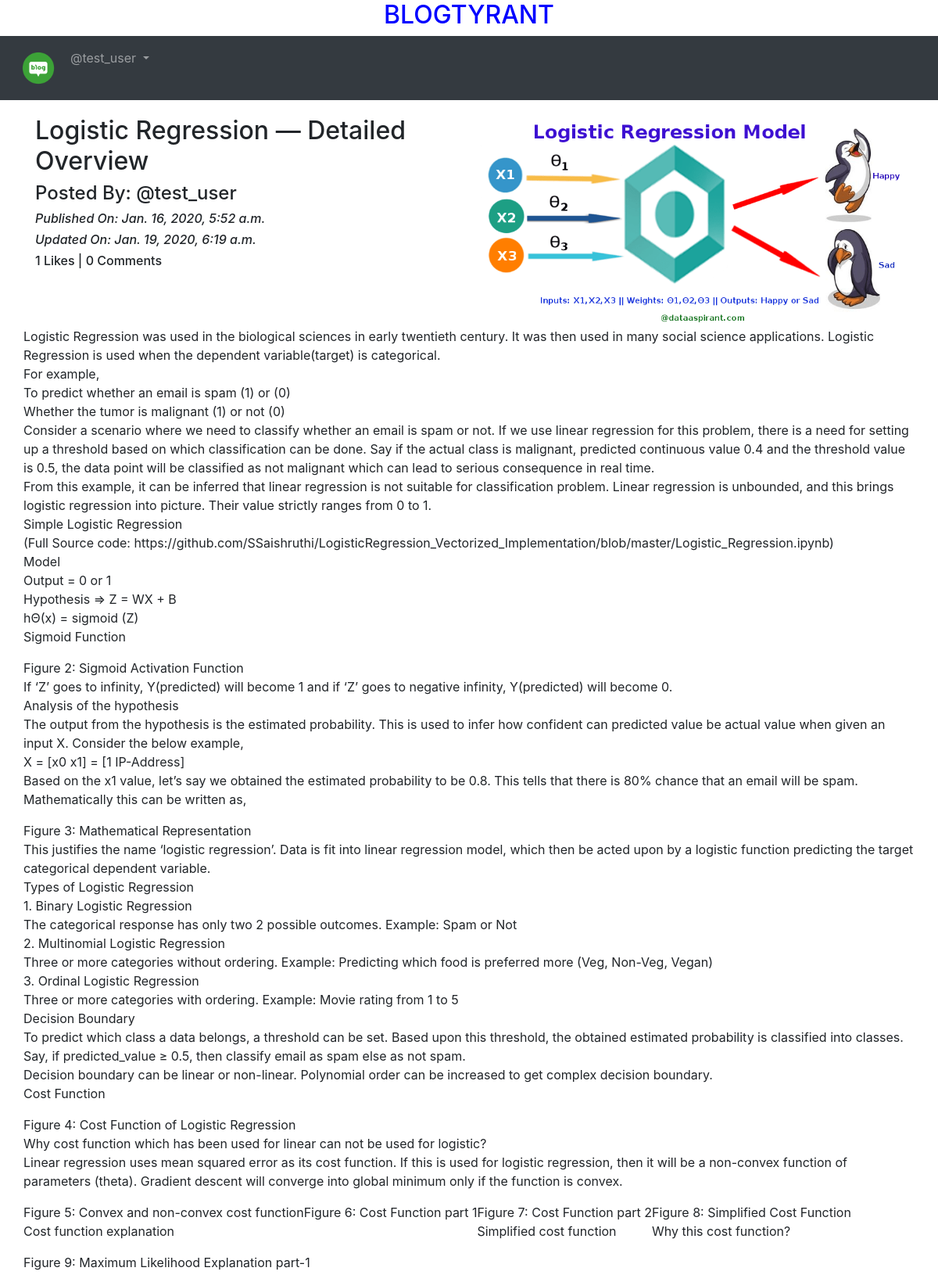
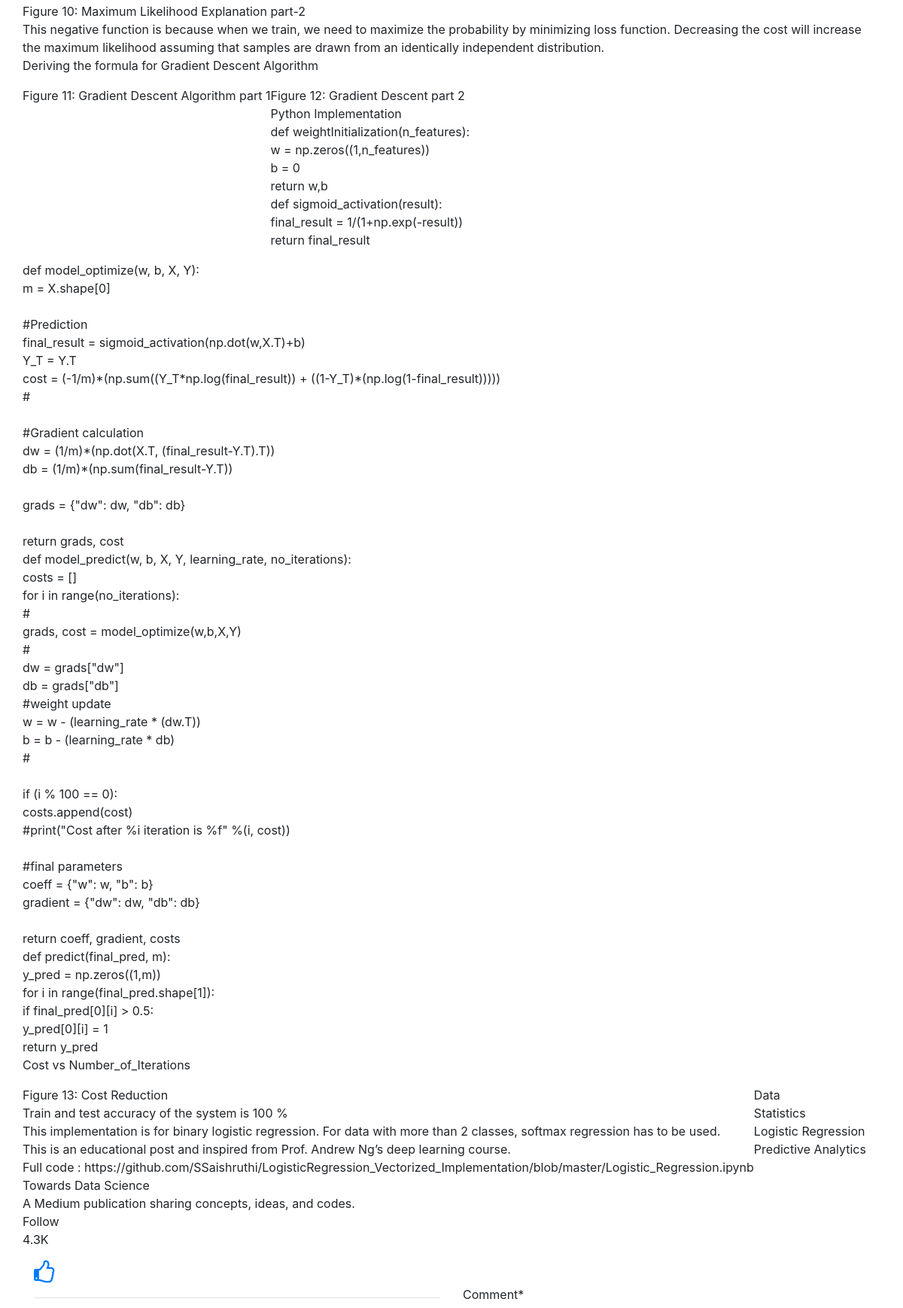
The app's page /blog/details/Logistic-Regression--Detailed-Overview-6d966158-6087-490f-a4a5-b92802ec9058 (signed in, upper part) with its own data (2 pictures, top to bottom).
### App_Blog/models.py (models this page shows, shortened)
class Blog(models.Model):
    author = models.ForeignKey(User, on_delete=models.CASCADE, related_name='post_author')
    blog_title = models.CharField(max_length=264, verbose_name="Put a Title")
    slug = models.SlugField(max_length=264, unique=True)
    blog_content = models.TextField(verbose_name="What is on your mind?")
    blog_image = models.ImageField(upload_to='blog_images', verbose_name="Image")
    publish_date = models.DateTimeField(auto_now_add=True)
    update_date = models.DateTimeField(auto_now=True)
    class Meta:
        ordering = ['-publish_date',]

### App_Blog/views.py (the view, shortened to what this page needs)
# urls.py: path('details/<slug:slug>', views.blog_details, name='blog_details'),
@login_required
def blog_details(request, slug):
    blog = Blog.objects.get(slug=slug)
    comment_form = CommentForm()
    already_liked = Likes.objects.filter(blog=blog, user= request.user)
    if already_liked:
        liked = True
    else:
        liked = False
    return render(request, 'App_Blog/blog_details.html', context={'blog':blog, 'comment_form':comment_form, 'liked':liked,})

### templates/App_Blog/blog_details.html (shortened to what this page needs)
{% extends 'base.html' %}
{% load crispy_forms_tags %}
{% block body_block %}
<div class="row">
  <div class="col-sm-6">
    <h2>{{blog.blog_title}}</h2>
    <h4>Posted By: @{{blog.author}}</h4>
    <i><h6>Published On: {{blog.publish_date}}</h6></i>
    <i><h6>Updated On: {{blog.update_date}}</h6></i>
    <h6>{{blog.liked_blog.count}} Likes | {{blog.blog_comment.count}} Comments</h6>
  </div>
  <div class="col-sm-6">
    <img src="/media/{{blog.blog_image}}" width="100%">
  </div>
  <p>
    {{blog.blog_content|linebreaks}}
  </p>
  </div>
  {% if not liked %}
  <a href="{% url 'App_Blog:liked_post' pk=blog.pk %}">
    <i class="fa fa-thumbs-o-up fa-2x" aria-hidden="true"></i>
  </a>
  {% else %}
  <a href="{% url 'App_Blog:unliked_post' pk=blog.pk %}">
    <i class="fa fa-thumbs-o-down fa-2x" aria-hidden="true"></i>
  </a>
  {% endif %}
  <div class="row">
    <div class="col-sm-6">
      <hr>
    </div>
    <div class="col-sm-6">
      <form method="POST">
        {{ comment_form|crispy }}
      </form>
    </div>
  </div>
  <br>
  <br>
  {% endblock %}

### templates/base.html (shortened to what this page needs)
<!DOCTYPE html>
{% load static %}
<html lang="en" dir="ltr">
<head>
  <link rel="stylesheet" href="https://maxcdn.bootstrapcdn.com/bootstrap/4.4.1/css/bootstrap.min.css">
  <link href="https://maxcdn.bootstrapcdn.com/font-awesome/4.7.0/css/font-awesome.min.css" rel="stylesheet">
</head>
<body>
  <h2 style="text-align:center;color:blue;">BLOGTYRANT</h2>
  <nav class="navbar navbar-expand-sm bg-dark navbar-dark">
    <ul class="navbar-nav">
      <li class="nav-item active">
        <a class="nav-link" href="{% url 'index' %}"><img src="/media/logo.png" width="50px"></a>
      </li>
      {% if user.is_authenticated %}
      <div class="nav-item dropdown">
        <a class="nav-link dropdown-toggle" href="#" id="navbardrop" data-toggle="dropdown">
          @{{user.username}}
        </a>
      </div>
      {% endif %}
    </ul>
  </nav>
  <div class="container" style="padding-top:20px">
    {% block body_block %}
    {% endblock %}
  </div>
</body>
</html>

### records on screen
Blog: blog_title "Logistic Regression — Detailed Overview", author "test_user", publish_date "Jan. 16, 2020, 5:52 a.m.", update_date "Jan. 19, 2020, 6:19 a.m.", liked_blog.count "1", blog_comment.count "0", blog_image (picture), blog_content "Logistic Regression was used in the biological sciences in early twentieth century. It was then used in many social science applications. Logistic Regression is used when the dependent variable(target) is categorical. For example, To predict whether an email is spam (1) or (0) Whether the tumor is malignant (1) or not (0) Consider a scenario where we need to classify whether an email is spam or not. If we use linear regression for this problem, there is a need for setting up a threshold based on which classification can be done. Say if the actual class is malignant, predicted continuous value 0.4 and the threshold value is 0.5, the data point will be classified as not malignant which can…"

### other values on screen
{{ user.username }} "test_user"
{{ comment_form|crispy }} "Comment *"
